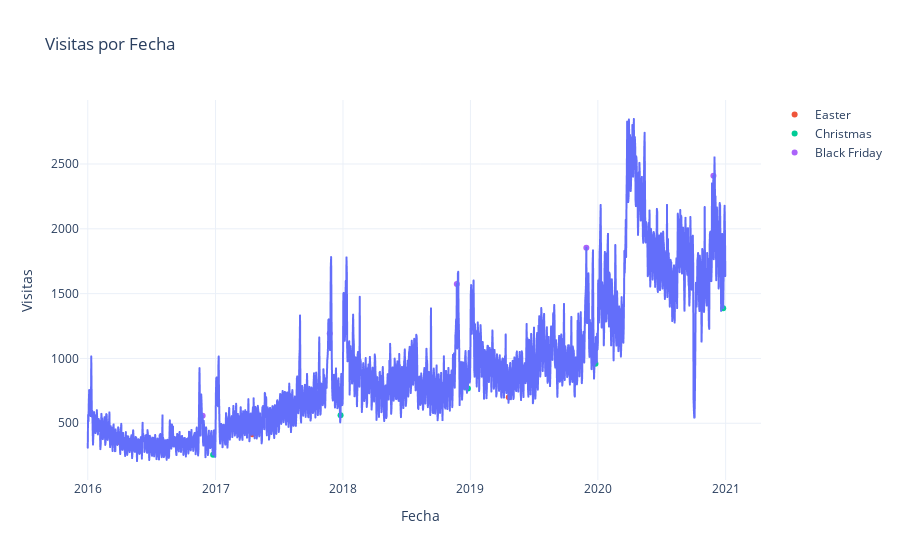

Source (notebook cell):
### Code cell
fig = px.line(page_vis, x='ds', y='y', title='Visitas por Fecha')
for event in df_events['Event'].unique():
    df_plot = df_events[df_events['Event'] == event]
    fig.add_trace(go.Scatter(
        x=df_plot['ds'], y=df_plot['y'], mode='markers', name=event
    ))
fig.update_layout(xaxis_title='Fecha', yaxis_title='Visitas', plot_bgcolor='white')
fig.show()
fig.write_html(os.path.join(outputs_dir,'html', "visitas_por_fecha.html"))

### Figure 1 — Plotly figure (JSON) as saved in the notebook; plotly's stock layout.template omitted (floating-point values rounded to 4 significant figures; data arrays with more than 128 entries replaced by an {"elided": "..."} marker saying what was removed)
{"data": [{"hovertemplate": "ds=%{x}<br>y=%{y}<extra></extra>", "legendgroup": "", "line": {"color": "#636efa", "dash": "solid"}, "marker": {"symbol": "circle"}, "mode": "lines", "name": "", "showlegend": false, "type": "scattergl", "x": {"elided": "1827 str values"}, "xaxis": "x", "y": {"elided": "1827 int values"}, "yaxis": "y"}, {"mode": "markers", "name": "Easter", "type": "scatter", "x": ["2016-03-27T00:00:00.000000000", "2017-04-16T00:00:00.000000000", "2018-04-01T00:00:00.000000000", "2019-04-21T00:00:00.000000000", "2020-04-12T00:00:00.000000000"], "y": [355, 415, 761, 701, 2499]}, {"mode": "markers", "name": "Christmas", "type": "scatter", "x": ["2016-12-25T00:00:00.000000000", "2017-12-25T00:00:00.000000000", "2018-12-25T00:00:00.000000000", "2019-12-25T00:00:00.000000000", "2020-12-25T00:00:00.000000000"], "y": [258, 561, 768, 959, 1388]}, {"mode": "markers", "name": "Black Friday", "type": "scatter", "x": ["2016-11-25T00:00:00.000000000", "2017-11-24T00:00:00.000000000", "2018-11-23T00:00:00.000000000", "2019-11-29T00:00:00.000000000", "2020-11-27T00:00:00.000000000"], "y": [558, 1192, 1574, 1854, 2409]}], "layout": {"legend": {"tracegroupgap": 0}, "plot_bgcolor": "white", "title": {"text": "Visitas por Fecha"}, "xaxis": {"anchor": "y", "domain": [0, 1], "title": {"text": "Fecha"}}, "yaxis": {"anchor": "x", "domain": [0, 1], "title": {"text": "Visitas"}}}}
